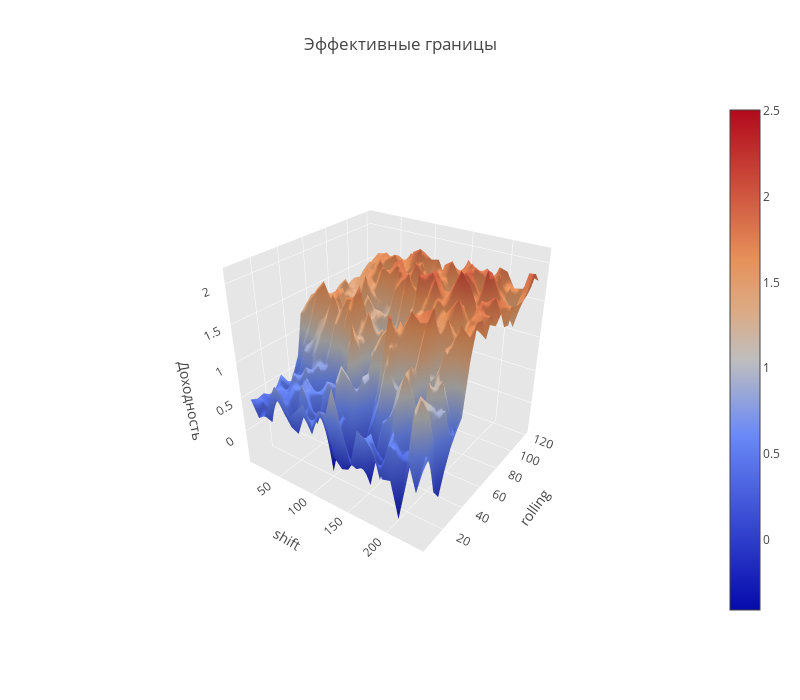

Write notebook code for a chart like this one.
### Code cell
fig = go.Figure(data=data, layout=layout)
plotly.offline.iplot(fig)

### Figure 1 — Plotly figure (JSON) as saved in the notebook; plotly's stock layout.template omitted (floating-point values rounded to 4 significant figures; data arrays with more than 128 entries replaced by an {"elided": "..."} marker saying what was removed)
{"data": [{"type": "surface", "uid": "f46af007-d9bf-4ca1-869b-540039c7991b", "x": [10, 20, 30, 40, 50, 60, 70, 80, 90, 100, 110, 120, 130, 140, 150, 160, 170, 180, 190, 200, 210, 220, 230, 240], "y": [5, 10, 15, 20, 25, 30, 35, 40, 45, 50, 55, 60, 65, 70, 75, 80, 85, 90, 95, 100, 105, 110, 115, 120, 125, 130, 135, 140, 145, 150, 155, 160, 165, 170, 175, 180, 185, 190, 195, 200, 205, 210, 215, 220, 225, 230, 235, 240, 245], "z": {"elided": "24x49 float values"}}], "layout": {"height": 700, "scene": {"aspectmode": "auto", "aspectratio": {"x": 1, "y": 1, "z": 1}, "camera": {"center": {"x": 0, "y": 0, "z": 0}, "eye": {"x": 1.456, "y": -2.066, "z": 1.442}, "up": {"x": 0, "y": 0, "z": 1}}, "xaxis": {"backgroundcolor": "rgb(230, 230,230)", "gridcolor": "rgb(255, 255, 255)", "showbackground": true, "title": {"text": "shift"}, "type": "linear", "zerolinecolor": "rgb(255, 255, 255)"}, "yaxis": {"backgroundcolor": "rgb(230, 230,230)", "gridcolor": "rgb(255, 255, 255)", "showbackground": true, "title": {"text": "rolling"}, "type": "linear", "zerolinecolor": "rgb(255, 255, 255)"}, "zaxis": {"backgroundcolor": "rgb(230, 230,230)", "gridcolor": "rgb(255, 255, 255)", "showbackground": true, "title": {"text": "Доходность"}, "zerolinecolor": "rgb(255, 255, 255)"}}, "title": {"text": "Эффективные границы"}, "width": 800}}
